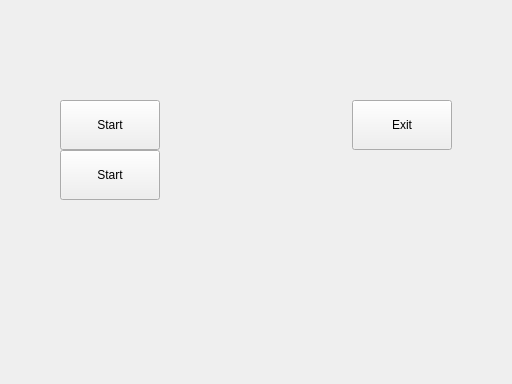
<?xml version="1.0" encoding="UTF-8"?>
<ui version="4.0">
 <class>MainWindow</class>
 <widget class="QMainWindow" name="MainWindow">
  <property name="geometry">
   <rect>
    <x>0</x>
    <y>0</y>
    <width>512</width>
    <height>384</height>
   </rect>
  </property>
  <property name="acceptDrops">
   <bool>false</bool>
  </property>
  <property name="windowTitle">
   <string>Taiko</string>
  </property>
  <widget class="QWidget" name="centralWidget">
   <widget class="QLabel" name="background">
    <property name="geometry">
     <rect>
      <x>0</x>
      <y>0</y>
      <width>512</width>
      <height>384</height>
     </rect>
    </property>
    <property name="text">
     <string/>
    </property>
    <property name="pixmap">
     <pixmap resource="picture/picture.qrc">:/background.png</pixmap>
    </property>
   </widget>
   <widget class="QPushButton" name="Start">
    <property name="enabled">
     <bool>true</bool>
    </property>
    <property name="geometry">
     <rect>
      <x>60</x>
      <y>100</y>
      <width>100</width>
      <height>50</height>
     </rect>
    </property>
    <property name="acceptDrops">
     <bool>false</bool>
    </property>
    <property name="text">
     <string>Start</string>
    </property>
    <property name="checkable">
     <bool>false</bool>
    </property>
   </widget>
   <widget class="QPushButton" name="Exit">
    <property name="geometry">
     <rect>
      <x>352</x>
      <y>100</y>
      <width>100</width>
      <height>50</height>
     </rect>
    </property>
    <property name="text">
     <string>Exit</string>
    </property>
   </widget>
   <widget class="QPushButton" name="Start_2">
    <property name="enabled">
     <bool>true</bool>
    </property>
    <property name="geometry">
     <rect>
      <x>60</x>
      <y>150</y>
      <width>100</width>
      <height>50</height>
     </rect>
    </property>
    <property name="acceptDrops">
     <bool>false</bool>
    </property>
    <property name="text">
     <string>Start</string>
    </property>
    <property name="checkable">
     <bool>false</bool>
    </property>
   </widget>
  </widget>
 </widget>
 <layoutdefault spacing="6" margin="11"/>
 <resources>
  <include location="picture/picture.qrc"/>
 </resources>
 <connections/>
</ui>
